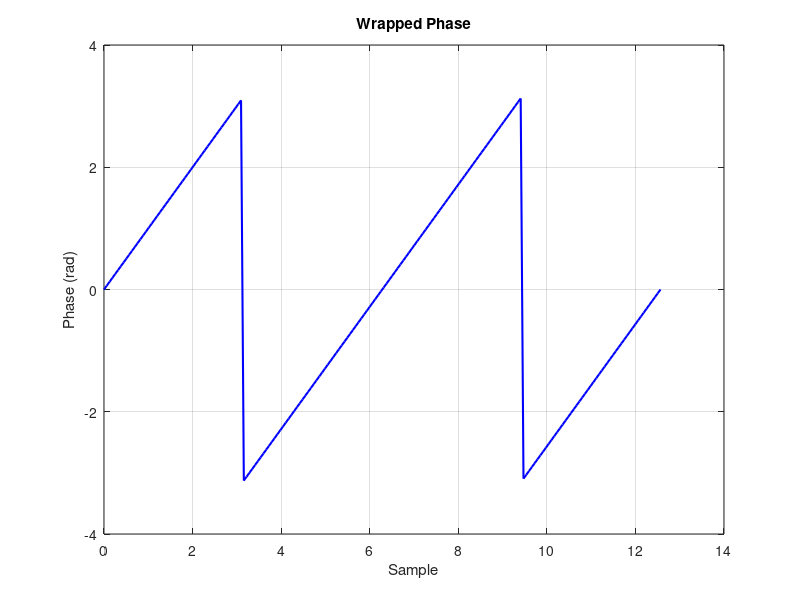
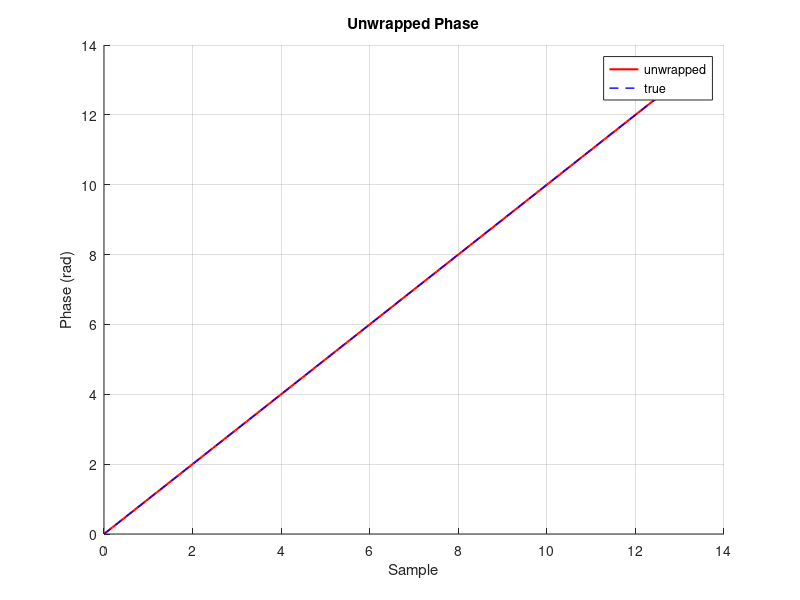

Source code (MATLAB) for these figures, in order:
% Phase Unwrap — Correct wrapped phase angles
% unwrap removes 2*pi discontinuities from phase data.
% Pull toolbox functions (signal, stats, graphics, io) into scope so we
% can call them by short name (fft, butter, plot, std, ...). Without this,
% we'd need fully qualified names like signal.transforms.fft(...).


clear
close all

% Linearly increasing phase that wraps
t = linspace(0, 4*pi, 200);
phase_wrapped = mod(t + pi, 2*pi) - pi;

phase_unwrapped = unwrap(phase_wrapped);

figure(1)
plot(t, phase_wrapped, 'b-', 'LineWidth', 1.5)
title('Wrapped Phase')
xlabel('Sample')
ylabel('Phase (rad)')
grid on

figure(2)
hold on
plot(t, phase_unwrapped, 'r-', 'LineWidth', 1.5)
plot(t, t, 'b--', 'LineWidth', 1)
hold off
title('Unwrapped Phase')
xlabel('Sample')
ylabel('Phase (rad)')
legend('unwrapped', 'true')
grid on
